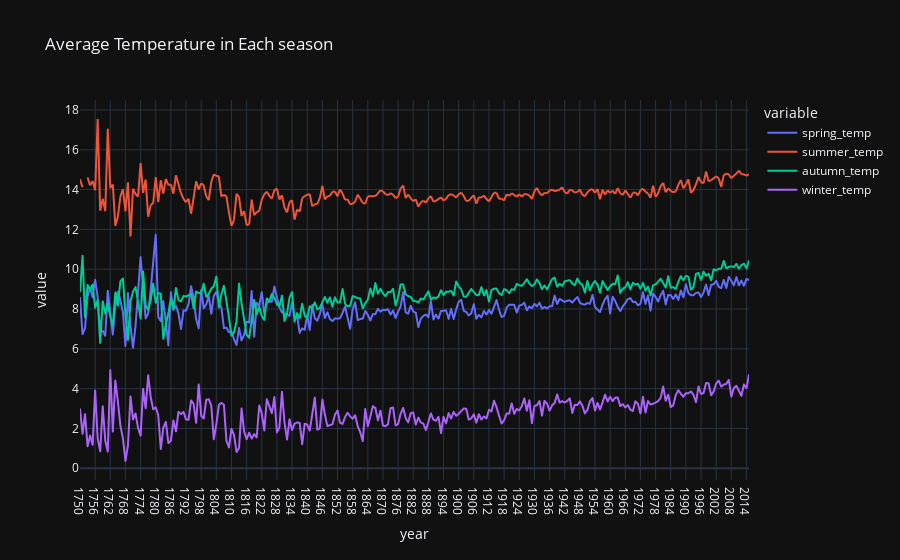

Here is the notebook cell this chart was saved with:
### Code cell
import plotly.express as px
fig=px.line(season,x="year",y=['spring_temp', 'summer_temp', 'autumn_temp', 'winter_temp'],title="Average Temperature in Each season", template="plotly_dark")
fig.show()

### Figure 1 — Plotly figure (JSON) as saved in the notebook; plotly's stock layout.template omitted (floating-point values rounded to 4 significant figures; data arrays with more than 128 entries replaced by an {"elided": "..."} marker saying what was removed)
{"data": [{"hovertemplate": "variable=spring_temp<br>year=%{x}<br>value=%{y}<extra></extra>", "legendgroup": "spring_temp", "line": {"color": "#636efa", "dash": "solid"}, "marker": {"symbol": "circle"}, "mode": "lines", "name": "spring_temp", "showlegend": true, "x": {"elided": "266 str values"}, "xaxis": "x", "y": {"elided": "266 float values"}, "yaxis": "y", "type": "scattergl"}, {"hovertemplate": "variable=summer_temp<br>year=%{x}<br>value=%{y}<extra></extra>", "legendgroup": "summer_temp", "line": {"color": "#EF553B", "dash": "solid"}, "marker": {"symbol": "circle"}, "mode": "lines", "name": "summer_temp", "showlegend": true, "x": {"elided": "266 str values"}, "xaxis": "x", "y": {"elided": "266 float values"}, "yaxis": "y", "type": "scattergl"}, {"hovertemplate": "variable=autumn_temp<br>year=%{x}<br>value=%{y}<extra></extra>", "legendgroup": "autumn_temp", "line": {"color": "#00cc96", "dash": "solid"}, "marker": {"symbol": "circle"}, "mode": "lines", "name": "autumn_temp", "showlegend": true, "x": {"elided": "266 str values"}, "xaxis": "x", "y": {"elided": "266 float values"}, "yaxis": "y", "type": "scattergl"}, {"hovertemplate": "variable=winter_temp<br>year=%{x}<br>value=%{y}<extra></extra>", "legendgroup": "winter_temp", "line": {"color": "#ab63fa", "dash": "solid"}, "marker": {"symbol": "circle"}, "mode": "lines", "name": "winter_temp", "showlegend": true, "x": {"elided": "266 str values"}, "xaxis": "x", "y": {"elided": "266 float values"}, "yaxis": "y", "type": "scattergl"}], "layout": {"xaxis": {"anchor": "y", "domain": [0, 1], "title": {"text": "year"}}, "yaxis": {"anchor": "x", "domain": [0, 1], "title": {"text": "value"}}, "legend": {"title": {"text": "variable"}, "tracegroupgap": 0}, "title": {"text": "Average Temperature in Each season"}}}
